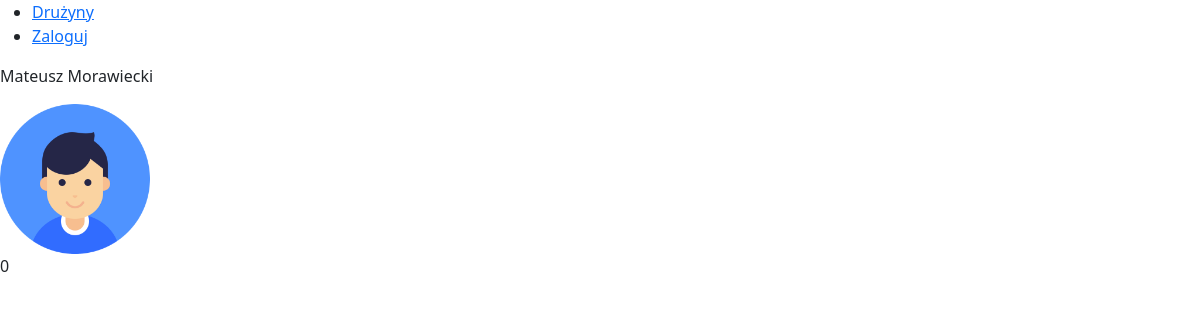
The app's page /players/16 with its own data.
### Users/models.py (models this page shows, shortened)
class App_User(models.Model):
    first_name = models.CharField(max_length=30, null=False)
    second_name = models.CharField(max_length=30, null=True, blank=True)
    last_name = models.CharField(max_length=30)
    image = models.ImageField(upload_to='images/users', null=False, default='images/users/default_profile.png')
    mod = models.BooleanField(default=False,null=False)
    def __str__(self):
        return f'{self.first_name} {self.second_name+" " if self.second_name else ""}{self.last_name + " [ADMIN]" if self.mod else self.last_name}'

class Player(App_User):
    user = models.OneToOneField(User, on_delete=models.CASCADE, null=True)
    position = models.ForeignKey(Position,on_delete=models.CASCADE,null=True,blank=True)
    shirt_number = models.IntegerField(validators=[MinValueValidator(1),MaxValueValidator(99)],null=True,blank=True)
    team = models.ForeignKey(Team,on_delete=models.SET_NULL,null=True,blank=True)
    captain = models.BooleanField(null=False,default=False)
    def get_scored_goals(self):
        from Matches.models import Goal
        return len(Goal.objects.filter(scorer=self))

### Users/views.py (the view)
# urls.py: path('players/<int:id>',views.player_detail,name='player_detail')
def player_detail(request,id):
    player = get_object_or_404(Player,id=id)
    return render(request,'players/player_detail.html',{'player':player})

### templates/players/player_detail.html
{% extends 'base.html' %}
{% block content %}
    <p>{{ player }}</p>
    <img src="{{ player.image.url }}" width="150px" height="150px">
    <p>{{ player.get_scored_goals|length }}</p>
{% endblock %}

### records on screen
App_User: first_name+second_name+mod "Mateusz Morawiecki", image (placeholder picture)
Player: get_scored_goals|length "0"
